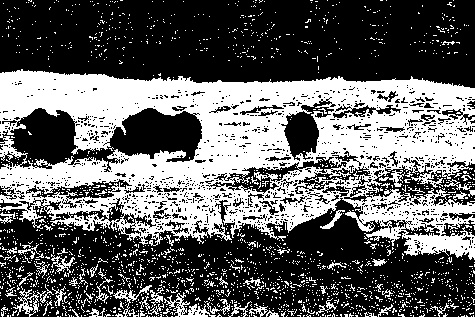
#> input picture t1/bin.jpg, 475 x 317 px
$ python t3.py
#> lines starting #> are read from the running program, lines starting #| are printed output that depends on the picture
# >>>>>>
# Descripttion:
# version: 1.0
# Author: Zx
# Email: ureinsecure@outlook.com
# Date: 2023-04-24 09:37:40
# LastEditors: Zx
# LastEditTime: 2023-04-24 09:44:29
# FilePath: /homework_2023/t3.py
# <<<<<<
import cv2

bin = cv2.imread('t1/bin.jpg')
#> bin is the input picture: shape (317, 475, 3); min 0, max 255, mean 98.6

er = cv2.erode(bin, (5, 5))
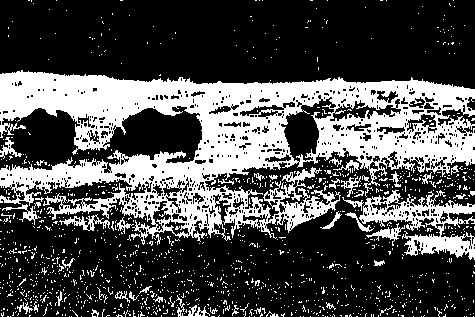
#> er: shape (317, 475, 3); min 0, max 255, mean 77.8
cv2.imshow("er", er)
cv2.imwrite("er.jpg", er)

di = cv2.dilate(bin, (5, 5))
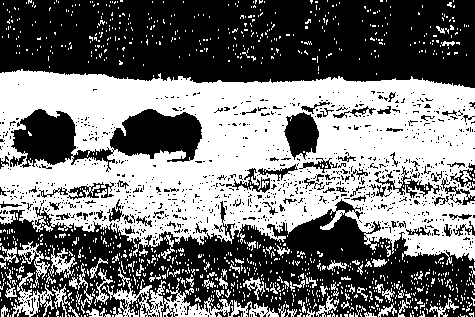
#> di: shape (317, 475, 3); min 0, max 255, mean 119.1
cv2.imshow("di", di)
cv2.imwrite("di.jpg", di)

op = cv2.morphologyEx(bin, cv2.MORPH_OPEN, (5, 5))
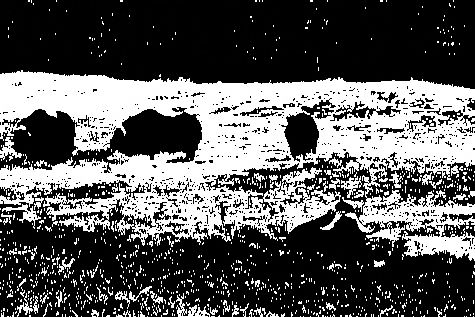
#> op: shape (317, 475, 3); min 0, max 255, mean 90.4
cv2.imshow("op", op)
cv2.imwrite("op.jpg", op)


cl = cv2.morphologyEx(bin, cv2.MORPH_CLOSE, (5, 5))
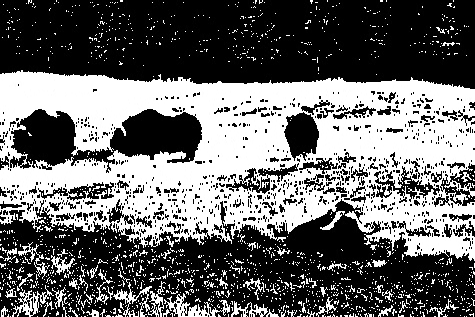
#> cl: shape (317, 475, 3); min 0, max 255, mean 105.3
cv2.imshow("cl", cl)
cv2.imwrite("cl.jpg", cl)
